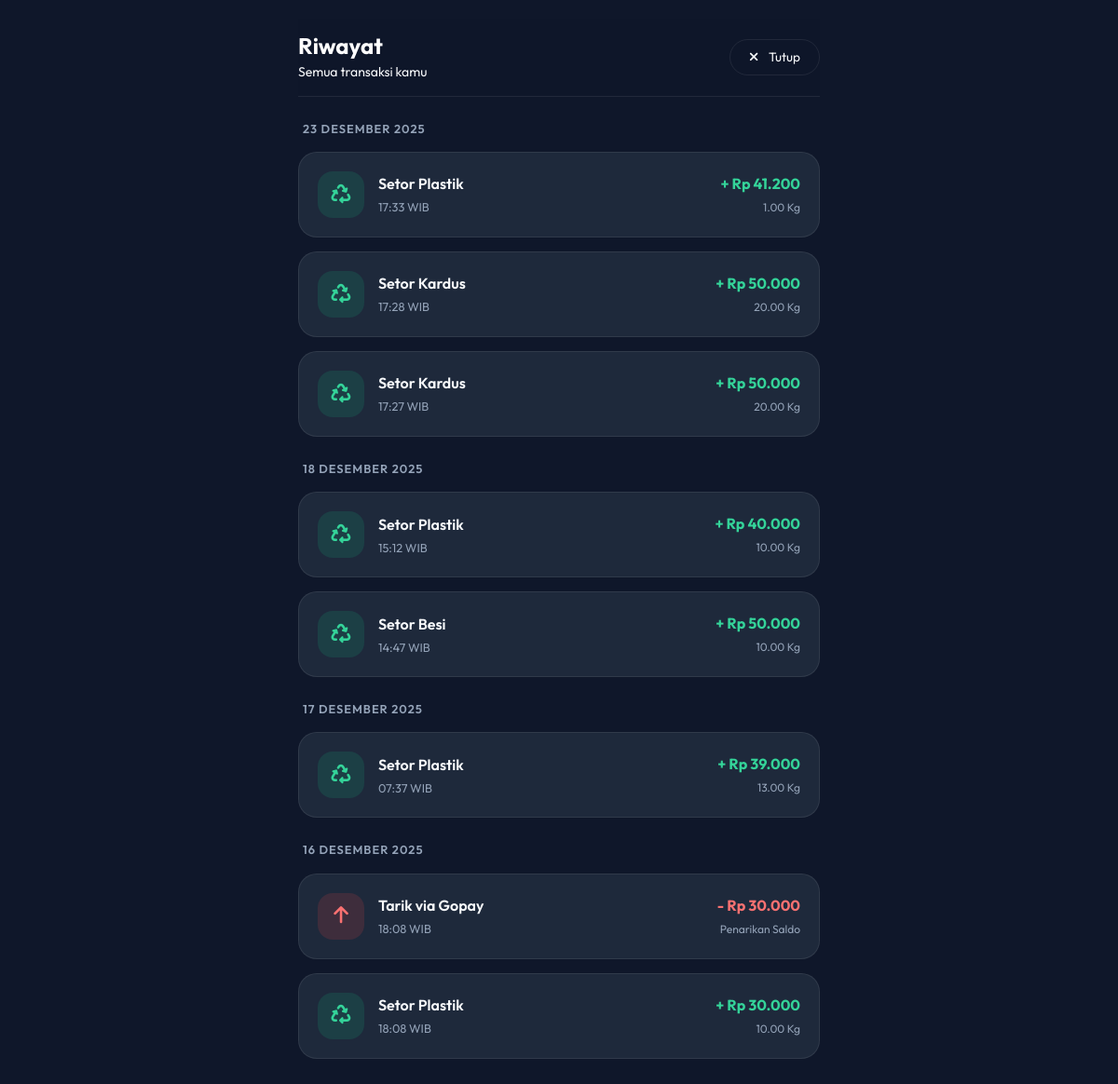
Page /riwayat.php (signed in) on the committed database.
### tables this page shows
CREATE TABLE `transaksi` (
  `id` int(11) NOT NULL,
  `user_id` int(11) DEFAULT NULL,
  `tipe` enum('setor','tarik') NOT NULL,
  `keterangan` varchar(255) DEFAULT NULL,
  `berat` decimal(10,2) DEFAULT 0.00,
  `jumlah` int(11) NOT NULL,
  `tanggal` timestamp NOT NULL DEFAULT current_timestamp()
);

### riwayat.php (the view, shortened to what this page needs)
<?php
include 'koneksi.php';
function format_tanggal_indo($tanggal)
{
    $bulan = array(
        1 => 'Januari',
        'Februari',
        'Maret',
        'April',
        'Mei',
        'Juni',
        'Juli',
        'Agustus',
        'September',
        'Oktober',
        'November',
        'Desember'
    );
    $split = explode('-', $tanggal);
    return $split[2] . ' ' . $bulan[(int)$split[1]] . ' ' . $split[0];
}
?>
<!DOCTYPE html>
<html lang="id">
<head>
    <link href="https://cdn.jsdelivr.net/npm/bootstrap@5.3.0/dist/css/bootstrap.min.css" rel="stylesheet">
    <link rel="stylesheet" href="https://cdnjs.cloudflare.com/ajax/libs/font-awesome/6.4.0/css/all.min.css">
</head>
<body>
    <div class="main-container">
        <div class="page-header">
            <div>
                <h4 class="fw-bold m-0 text-white">Riwayat</h4>
                <small class="text-gray">Semua transaksi kamu</small>
            </div>
            <a href="dashboard.php" class="btn-back">
                <i class="fas fa-times me-2"></i> Tutup
            </a>
        </div>
        <div class="transaction-list">
            <?php
            $uid = $_SESSION['id'];
            $query = mysqli_query($conn, "SELECT * FROM transaksi WHERE user_id = '$uid' ORDER BY tanggal DESC, id DESC");
            if (mysqli_num_rows($query) > 0) {
                $current_date = '';
                while ($row = mysqli_fetch_assoc($query)) {
                    $date_raw = date('Y-m-d', strtotime($row['tanggal']));
                    $jam = date('H:i', strtotime($row['tanggal']));
                    if ($date_raw != $current_date) {
                        if ($date_raw == date('Y-m-d')) {
                            $display_date = "Hari Ini";
                        } elseif ($date_raw == date('Y-m-d', strtotime("-1 days"))) {
                            $display_date = "Kemarin";
                        } else {
                            $display_date = format_tanggal_indo($date_raw);
                        }
                        echo '<div class="date-header">' . $display_date . '</div>';
                        $current_date = $date_raw;
                    }
                    if ($row['tipe'] == 'setor') {
                        $bg_class = 'bg-soft-green';
                        $icon = 'fa-recycle';
                        $amount_class = 'amount-green';
                        $tanda = '+';
                        $sub_text = $row['berat'] . ' Kg';
                    } else {
                        $bg_class = 'bg-soft-red';
                        $icon = 'fa-arrow-up';
                        $amount_class = 'amount-red';
                        $tanda = '-';
                        $sub_text = 'Penarikan Saldo';
                    }
            ?>
                    <div class="transaction-item">
                        <div class="d-flex align-items-center w-100 overflow-hidden">
                            <div class="icon-wrapper <?php echo $bg_class; ?>">
                                <i class="fas <?php echo $icon; ?>"></i>
                            </div>
                            <div class="trx-info">
                                <div class="trx-title"><?php echo $row['keterangan']; ?></div>
                                <div class="trx-time">
                                    <?php echo $jam; ?> WIB
                                </div>
                            </div>
                        </div>
                        <div class="text-end ms-2 flex-shrink-0">
                            <div class="trx-amount <?php echo $amount_class; ?>">
                                <?php echo $tanda; ?> Rp <?php echo number_format($row['jumlah'], 0, ',', '.'); ?>
                            </div>
                            <span class="trx-status"><?php echo $sub_text; ?></span>
                        </div>
                    </div>
                <?php
                }
            } ?>
        </div>
    </div>
</body>
</html>

### riwayat.php (style rules this page uses)
:root { --primary: #FF6B35; --primary-hover: #e85d2a; --dark-bg: #0F172A; --card-bg: #1E293B; --text-light: #F8FAFC; --text-gray: #94A3B8; --border-color: rgba(255, 255, 255, 0.08); }
body { font-family: 'Outfit', sans-serif; background-color: var(--dark-bg); color: var(--text-light); min-height: 100vh; }
.main-container { max-width: 600px; margin: 0 auto; padding: 20px; min-height: 100vh; }
.page-header { display: flex; align-items: center; justify-content: space-between; margin-bottom: 25px; position: sticky; top: 0; background: rgba(15, 23, 42, 0.95); backdrop-filter: blur(10px); z-index: 10; padding: 15px 0; border-bottom: 1px solid var(--border-color); }
.date-header { font-size: 0.8rem; font-weight: 600; color: var(--text-gray); margin: 25px 0 15px 5px; text-transform: uppercase; letter-spacing: 1px; }
.transaction-item { background: var(--card-bg); padding: 20px; border-radius: 20px; display: flex; align-items: center; justify-content: space-between; margin-bottom: 15px; border: 1px solid var(--border-color); transition: all 0.2s; }
.icon-wrapper { width: 50px; height: 50px; border-radius: 16px; display: flex; align-items: center; justify-content: center; font-size: 1.3rem; flex-shrink: 0; margin-right: 15px; }
.bg-soft-green { background: rgba(16, 185, 129, 0.15); color: #34D399; }
.bg-soft-red { background: rgba(239, 68, 68, 0.15); color: #F87171; }
.trx-info { flex-grow: 1; overflow: hidden; }
.trx-title { font-weight: 600; font-size: 1rem; margin-bottom: 4px; color: var(--text-light); white-space: nowrap; overflow: hidden; text-overflow: ellipsis; }
.trx-time { font-size: 0.8rem; color: var(--text-gray); }
.trx-amount { text-align: right; font-weight: 700; font-size: 1rem; white-space: nowrap; }
.amount-green { color: #34D399; }
.amount-red { color: #F87171; }
.trx-status { font-size: 0.75rem; display: inline-block; margin-top: 4px; color: var(--text-gray); }
.btn-back { background: transparent; border: 1px solid var(--border-color); color: var(--text-light); border-radius: 50px; padding: 8px 20px; font-size: 0.85rem; text-decoration: none; transition: 0.3s; }

### rows in the picture
transaksi: tanggal "23 DESEMBER 2025", keterangan "Setor Plastik", tanggal "17:33", tipe "+", jumlah "41.200", berat "1.00 Kg"
transaksi: keterangan "Setor Kardus", tanggal "17:28", tipe "+", jumlah "50.000", berat "20.00 Kg"
transaksi: keterangan "Setor Kardus", tanggal "17:27", tipe "+", jumlah "50.000", berat "20.00 Kg"
transaksi: tanggal "18 DESEMBER 2025", keterangan "Setor Plastik", tanggal "15:12", tipe "+", jumlah "40.000", berat "10.00 Kg"
transaksi: keterangan "Setor Besi", tanggal "14:47", tipe "+", jumlah "50.000", berat "10.00 Kg"
transaksi: tanggal "17 DESEMBER 2025", keterangan "Setor Plastik", tanggal "07:37", tipe "+", jumlah "39.000", berat "13.00 Kg"
transaksi: tanggal "16 DESEMBER 2025", keterangan "Tarik via Gopay", tanggal "18:08", tipe "-", jumlah "30.000", tipe "Penarikan Saldo"
transaksi: keterangan "Setor Plastik", tanggal "18:08", tipe "+", jumlah "30.000", berat "10.00 Kg"
